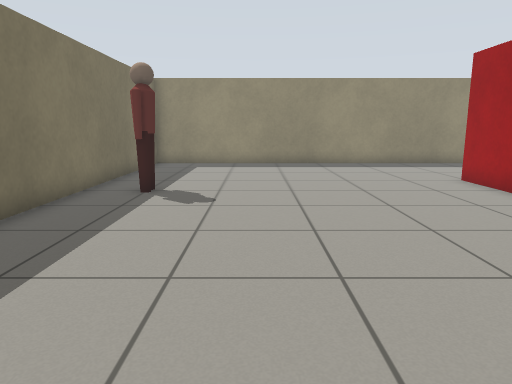
view 1 (above)

17 first-person views from a walk through a world built for the Gazebo simulator. The camera is 0.86 m above the floor, tilts 10° down and sees 70° across. The floor is counted in squares, 0.5 m on a side. Each view is taken from the middle of a square. On the plan, view 1 faces up. The plan holds only what a view shows up to about 17 squares ahead; the rest is blank. Simple shapes stand in for some stock models.

view 2
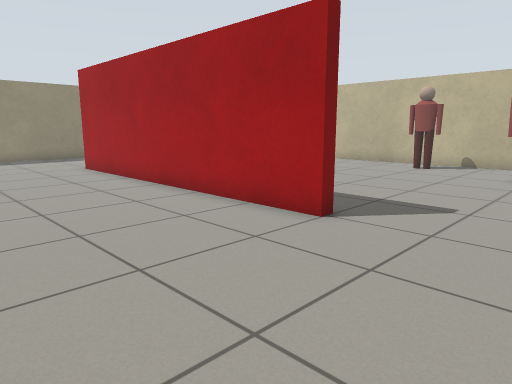

view 3
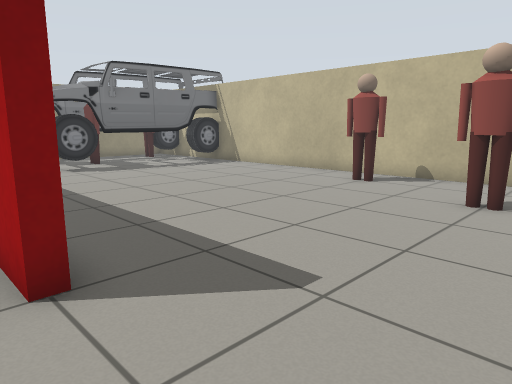

view 4
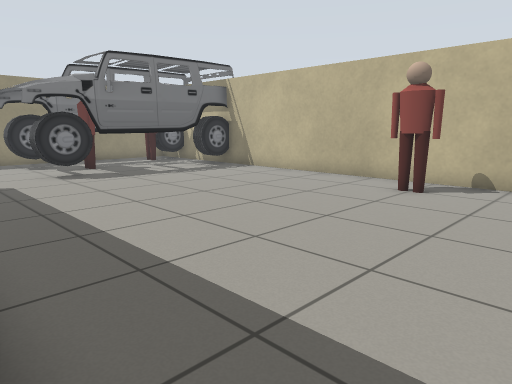

view 5
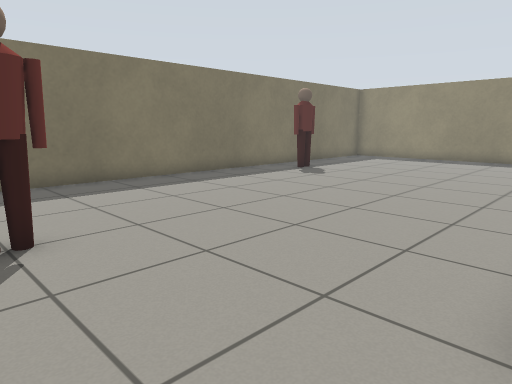

view 6
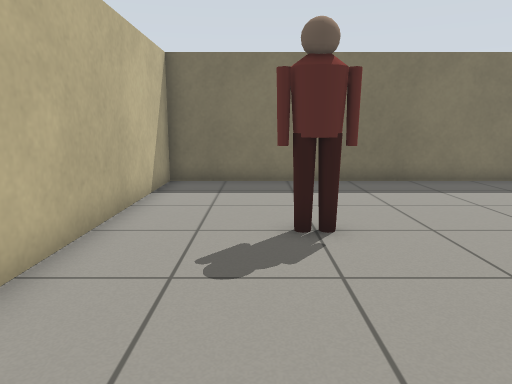

view 7
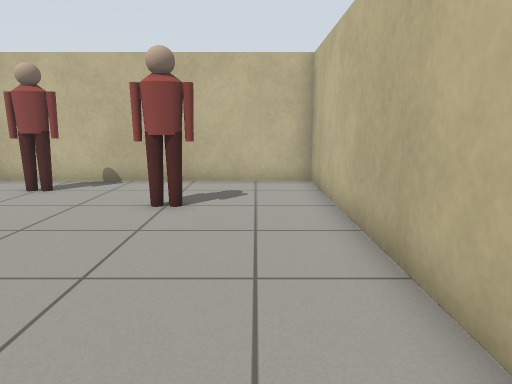

view 8
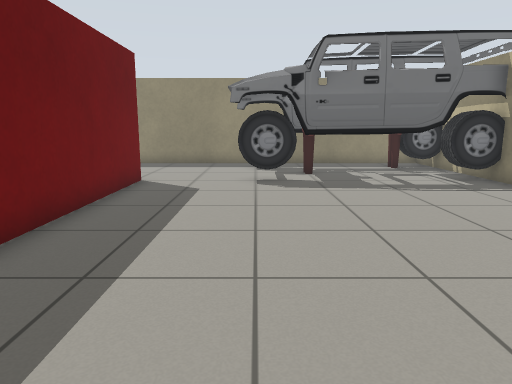

view 9
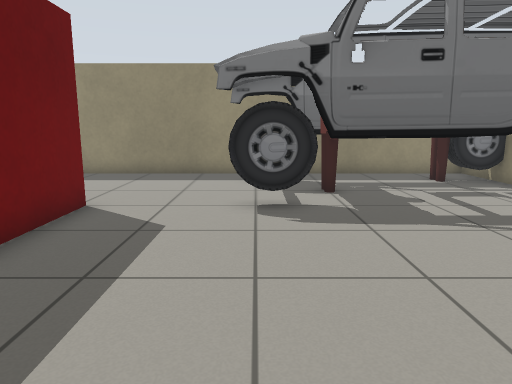

view 10
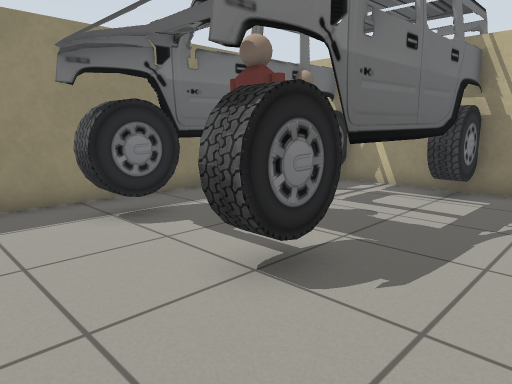

view 11
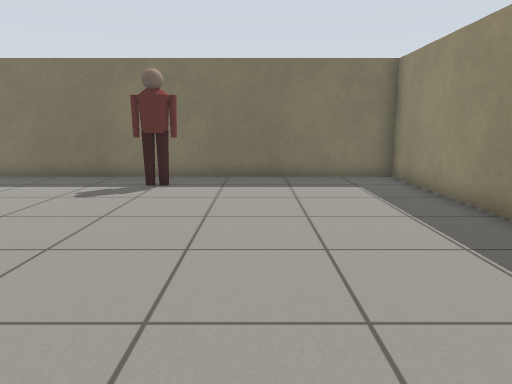

view 12
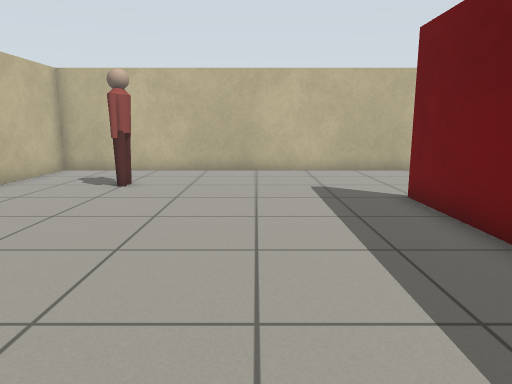

view 13
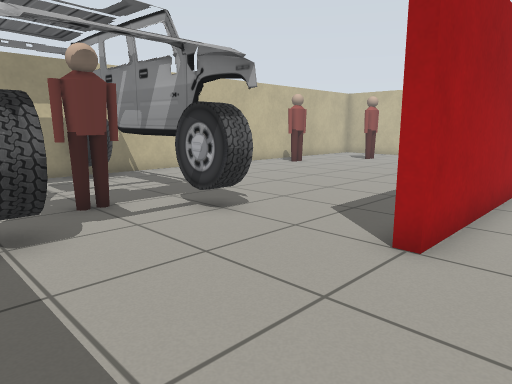

view 14
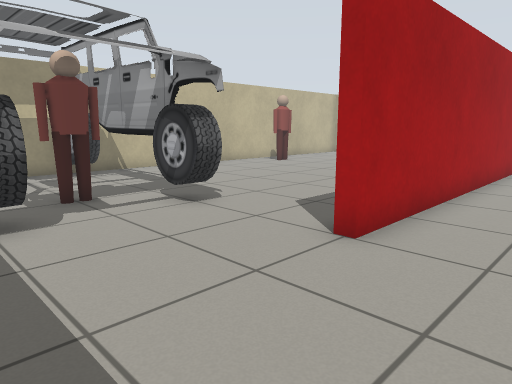

view 15
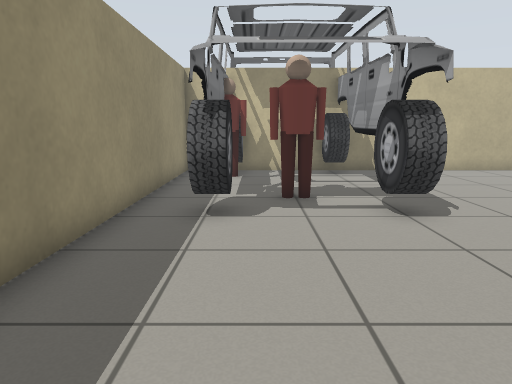

view 16
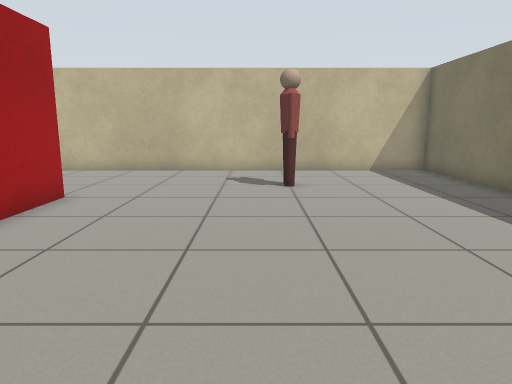

view 17
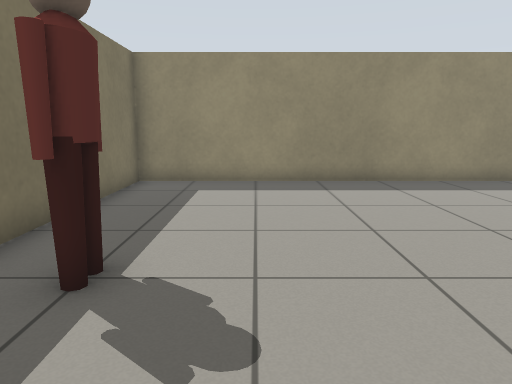

### Floor plan
Key: @ floor where view 1 was taken; # wall or solid block; . floor; P person; C car.
Columns run from 5 left of view 1 to 20 right of it. Each row starts with its distance up from view 1.
 18 #########################
 17 #.....................P.#
 16 #..............CCCCCCCPCC
 15 #..............CCCPCCCPCC
 14 #..............CCCP CCCCCC
 13 #..............CCCPCCCCCC
 12 #...........#..CCCCCCCCCC
 11 #.P.........#...........#
 10 #.P.........#...........#
  9 #.P.........#...........#
  8 #...........#...........#
  7 #...........#...........#
  6 #...........#...........#
  5 #...........#...........#
  4 #...........#...........#
  3 #...........#.........P.#
  2 #...........#.........P.#
  1 #...........#.........P.#
  0 #....@..................#
 -1 #.....P.............P...#
 -2 #.....P.............P...#
 -3 #.....P.............P...#
 -4 #.......................#
 -5 #.......................#
 -6 #########################

Where each view was taken, in squares from view 1:
view 1: 0 up, 0 right, facing up
view 2: 4 down, 1 right, facing up-right
view 3: 4 down, 6 right, facing up-right
view 4: 2 down, 7 right, facing up-right
view 5: 3 down, 7 right, facing up-left
view 6: 3 down, 7 right, facing left
view 7: 4 down, 7 right, facing right
view 8: 0 up, 11 right, facing up
view 9: 4 up, 11 right, facing up
view 10: 9 up, 8 right, facing up-right
view 11: 13 up, 8 right, facing left
view 12: 9 up, 11 right, facing down
view 13: 17 up, 5 right, facing down-right
view 14: 17 up, 4 right, facing down-right
view 15: 15 up, 4 right, facing right
view 16: 9 up, 2 right, facing down
view 17: 6 up, 1 left, facing up
